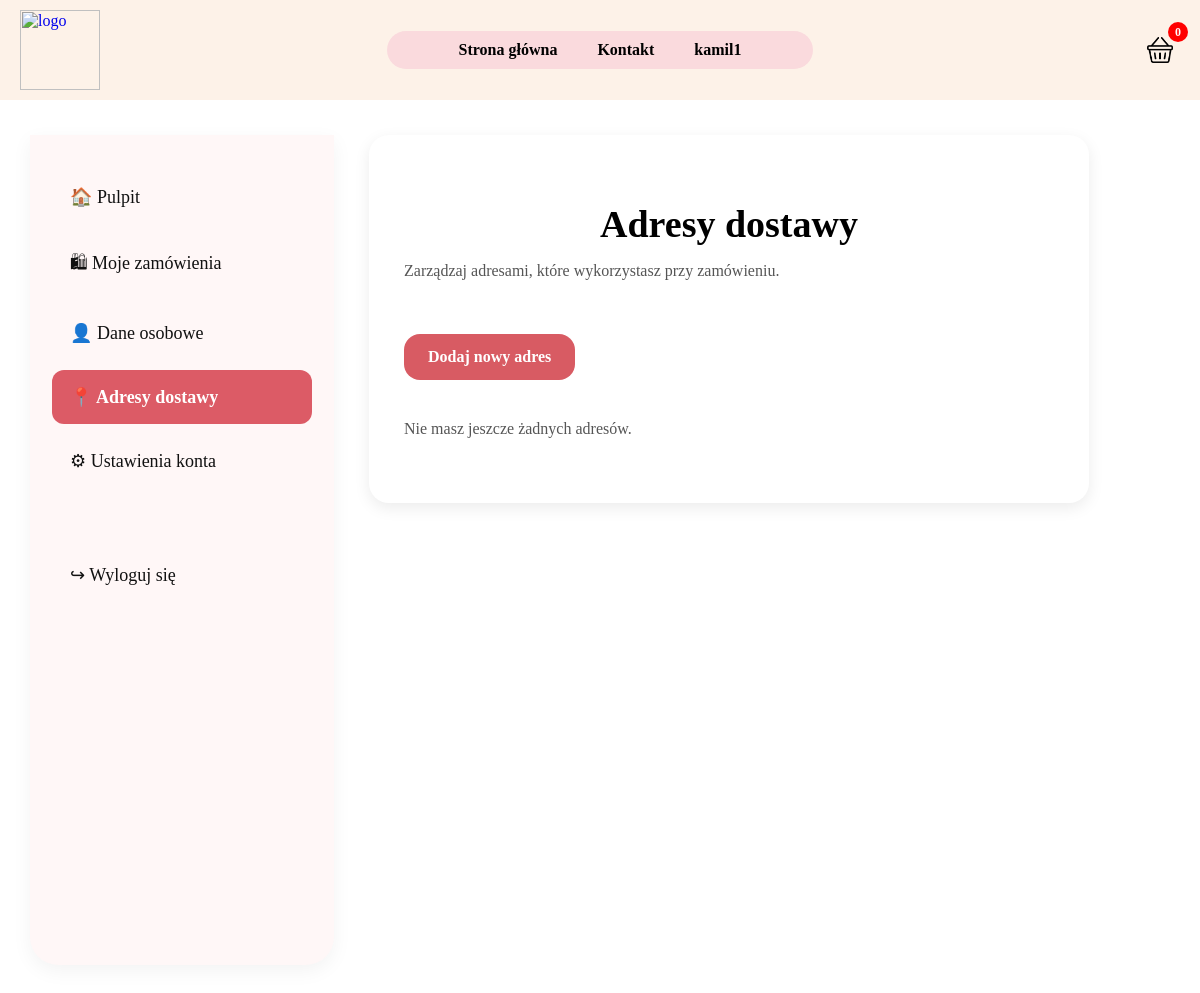
/panel/adresy/ (signed in), run on an earlier commit of the app's database.
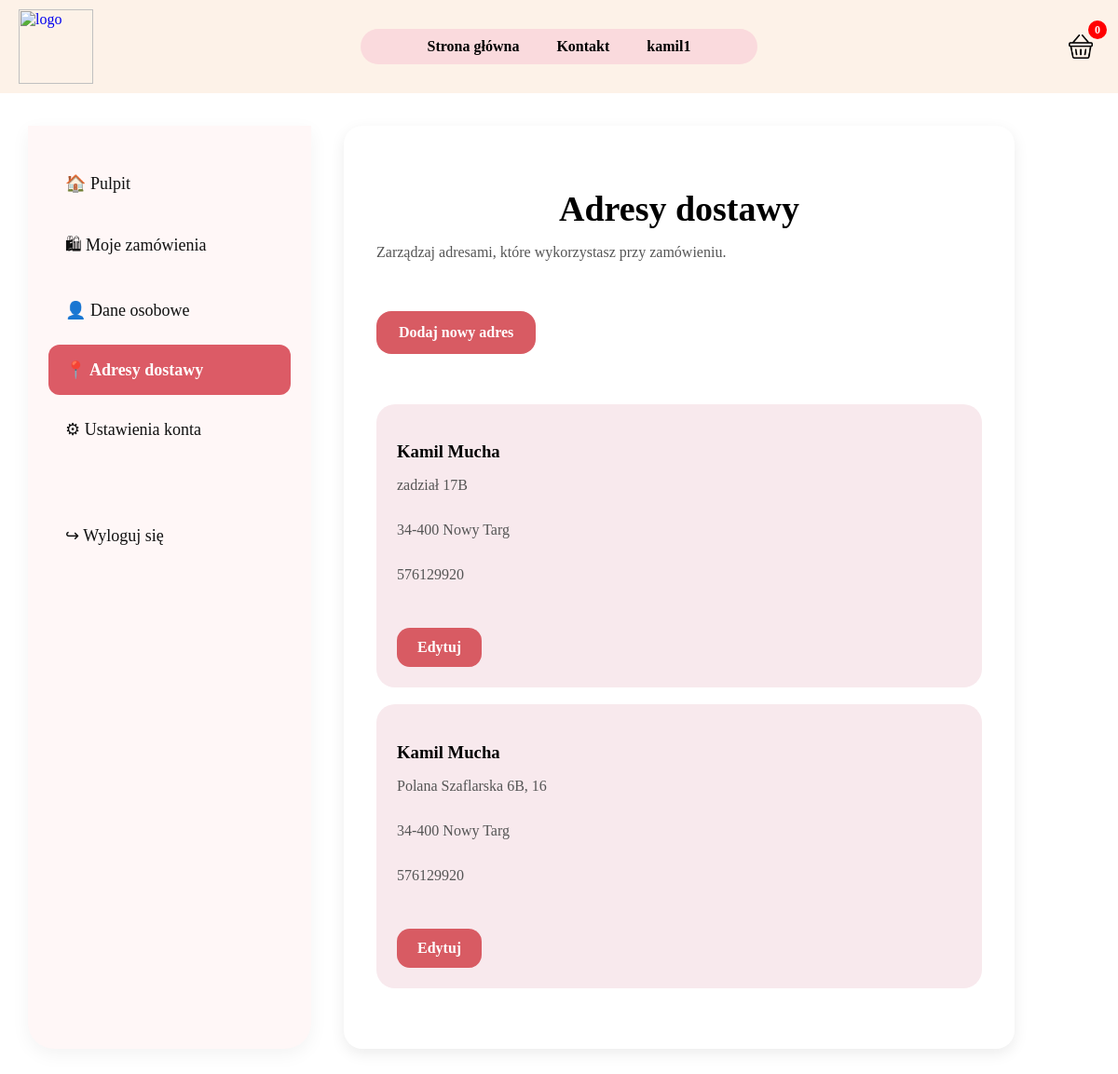
And on a later commit of the database.
### SklepApp/models.py (models this page shows, shortened)
class Address(models.Model):
    user = models.ForeignKey(User, on_delete=models.CASCADE)
    full_name = models.CharField(max_length=100)
    phone = models.CharField(max_length=20)
    street = models.CharField(max_length=150)
    postal_code = models.CharField(max_length=10)
    city = models.CharField(max_length=100)

### SklepApp/views.py (the view, shortened to what this page needs)
# urls.py: path('panel/adresy/', views.user_addresses_view, name='user_addresses'),
@login_required
def user_addresses_view(request):
    addresses = Address.objects.filter(user=request.user)
    edit_id = request.GET.get("edit")
    new_mode = request.GET.get("new") == "1"
    selected_address = None
    if edit_id:
        selected_address = Address.objects.get(id=edit_id, user=request.user)
    return render(request, "user_addresses.html", {
        "addresses": addresses,
        "selected_address": selected_address,
        "new_mode": new_mode,
        "cart_count": get_cart_count(request)
    })

### SklepApp/views.py (called while the page is built)
def get_cart_count(request):
    cart = request.session.get('cart', {})
    if isinstance(cart, dict):
        return sum(cart.values())
    return len(cart)

### Templates/user_addresses.html (shortened to what this page needs)
{% load static %}
<html lang="pl">
<head>
    <link rel="stylesheet" href="{% static 'style.css' %}">
</head>
<body>
<header class="header">
    <div class="logo">
        <a href="{% url 'home' %}">
            <img src="{% static 'grafika/logo.png' %}" alt="logo">
        </a>
    </div>
    <nav class="menu">
        <a href="{% url 'home' %}">Strona główna</a>
        <a href="{% url 'kontakt' %}">Kontakt</a>
        <a href="{% url 'panel' %}">{{ user.username }}</a>
    </nav>
    <div class="koszyk">
        <a href="{% url 'cart' %}">
            <img src="{% static 'grafika/cart.png' %}" alt="koszyk">
            <span id="cart-count">{{ cart_count }}</span>
        </a>
    </div>
</header>
<main class="dashboard">
    <aside class="dashboard-sidebar">
        <a class="side-link" href="{% url 'panel' %}">🏠 Pulpit</a>
        <a class="side-link" href="{% url 'user_orders' %}">🛍 Moje zamówienia</a>
        <a class="side-link" href="{% url 'user_data' %}">👤 Dane osobowe</a>
        <a class="side-link active" href="{% url 'user_addresses' %}">📍 Adresy dostawy</a>
        <a class="side-link" href="{% url 'user_settings' %}">⚙ Ustawienia konta</a>
        <a class="side-link logout" href="{% url 'logout' %}">↪ Wyloguj się</a>
    </aside>
    <section class="dashboard-content">
        <div class="profile-edit-box">
            <h1>Adresy dostawy</h1>
            <p>Zarządzaj adresami, które wykorzystasz przy zamówieniu.</p>
            <a href="{% url 'user_addresses' %}?new=1" class="add-address-btn"> Dodaj nowy adres</a>
            {% if addresses %}
                <div class="address-list">
                    {% for item in addresses %}
                        <div class="address-card">
                            <h3>{{ item.full_name }}</h3>
                            <p>{{ item.street }}</p>
                            <p>{{ item.postal_code }} {{ item.city }}</p>
                            <p>{{ item.phone }}</p>
                            <a href="{% url 'user_addresses' %}?edit={{ item.id }}" class="edit-address-btn">
                                Edytuj
                            </a>
                        </div>
                    {% endfor %}
                </div>
            {% else %}
                <p>Nie masz jeszcze żadnych adresów.</p>
            {% endif %}
        </div>
    </section>
</main>
</body>
</html>

What changed in the data, as far as the page shows it:
added Address: full_name "Kamil Mucha", street "zadział 17B", postal_code "34-400", city "Nowy Targ", phone "576129920"
added Address: full_name "Kamil Mucha", street "Polana Szaflarska 6B, 16", postal_code "34-400", city "Nowy Targ", phone "576129920"
Also different on the page:
text no longer shown: "Nie masz jeszcze żadnych adresów."
